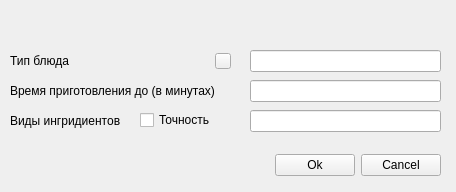
<?xml version="1.0" encoding="UTF-8"?>
<ui version="4.0">
 <class>parametrs</class>
 <widget class="QWidget" name="parametrs">
  <property name="geometry">
   <rect>
    <x>0</x>
    <y>0</y>
    <width>456</width>
    <height>192</height>
   </rect>
  </property>
  <property name="windowTitle">
   <string>Окно параметров</string>
  </property>
  <widget class="QLabel" name="label_2">
   <property name="geometry">
    <rect>
     <x>10</x>
     <y>50</y>
     <width>101</width>
     <height>21</height>
    </rect>
   </property>
   <property name="text">
    <string>Тип блюда</string>
   </property>
  </widget>
  <widget class="QLabel" name="label_3">
   <property name="geometry">
    <rect>
     <x>10</x>
     <y>80</y>
     <width>231</width>
     <height>21</height>
    </rect>
   </property>
   <property name="text">
    <string>Время приготовления до (в минутах)</string>
   </property>
  </widget>
  <widget class="QLabel" name="label_4">
   <property name="geometry">
    <rect>
     <x>10</x>
     <y>110</y>
     <width>131</width>
     <height>21</height>
    </rect>
   </property>
   <property name="text">
    <string>Виды ингридиентов</string>
   </property>
  </widget>
  <widget class="QWidget" name="horizontalLayoutWidget">
   <property name="geometry">
    <rect>
     <x>10</x>
     <y>150</y>
     <width>431</width>
     <height>31</height>
    </rect>
   </property>
   <layout class="QHBoxLayout" name="horizontalLayout">
    <item>
     <spacer name="horizontalSpacer">
      <property name="orientation">
       <enum>Qt::Horizontal</enum>
      </property>
      <property name="sizeHint" stdset="0">
       <size>
        <width>40</width>
        <height>20</height>
       </size>
      </property>
     </spacer>
    </item>
    <item>
     <widget class="QPushButton" name="submitButton">
      <property name="text">
       <string>Ok</string>
      </property>
     </widget>
    </item>
    <item>
     <widget class="QPushButton" name="exitButton">
      <property name="text">
       <string>Cancel</string>
      </property>
     </widget>
    </item>
   </layout>
  </widget>
  <widget class="QLineEdit" name="typeLineEdit">
   <property name="geometry">
    <rect>
     <x>250</x>
     <y>50</y>
     <width>191</width>
     <height>22</height>
    </rect>
   </property>
  </widget>
  <widget class="QLineEdit" name="timeLineEdit">
   <property name="geometry">
    <rect>
     <x>250</x>
     <y>80</y>
     <width>191</width>
     <height>22</height>
    </rect>
   </property>
  </widget>
  <widget class="QLineEdit" name="productsLineEdit">
   <property name="geometry">
    <rect>
     <x>250</x>
     <y>110</y>
     <width>191</width>
     <height>22</height>
    </rect>
   </property>
  </widget>
  <widget class="QCheckBox" name="checkBox">
   <property name="geometry">
    <rect>
     <x>140</x>
     <y>110</y>
     <width>81</width>
     <height>20</height>
    </rect>
   </property>
   <property name="text">
    <string>Точность</string>
   </property>
  </widget>
  <widget class="QPushButton" name="infoButt">
   <property name="geometry">
    <rect>
     <x>215</x>
     <y>53</y>
     <width>16</width>
     <height>16</height>
    </rect>
   </property>
   <property name="styleSheet">
    <string notr="true"/>
   </property>
   <property name="text">
    <string/>
   </property>
   <property name="icon">
    <iconset>
     <normaloff>../build-FoodBeta-Desktop_Qt_5_10_0_MinGW_32bit-Debug/images/ques.png</normaloff>../build-FoodBeta-Desktop_Qt_5_10_0_MinGW_32bit-Debug/images/ques.png</iconset>
   </property>
   <property name="iconSize">
    <size>
     <width>14</width>
     <height>14</height>
    </size>
   </property>
  </widget>
 </widget>
 <resources/>
 <connections/>
</ui>
